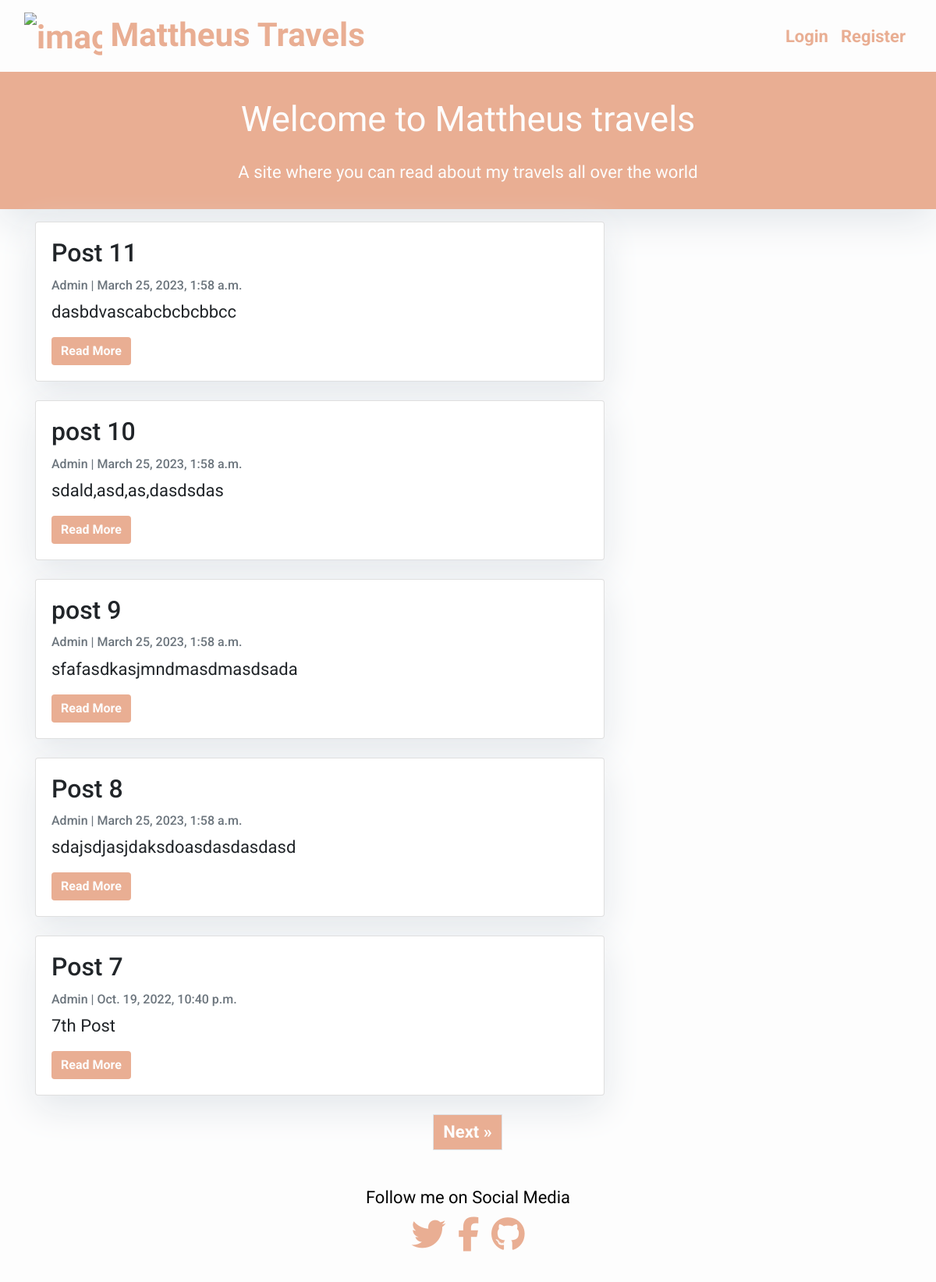
The page / on the database its author committed.
### blog/models.py (models this page shows, shortened)
class Post(models.Model):
    title = models.CharField(max_length=200, unique=True)
    slug = models.SlugField(max_length=200, unique=True)
    author = models.ForeignKey(User, on_delete=models.CASCADE, related_name='blog_posts')
    updated_on = models.DateTimeField(auto_now=True)
    content = models.TextField()
    created_on = models.DateTimeField(auto_now_add=True)
    status = models.IntegerField(choices=STATUS, default=0)
    class Meta:
        ordering = ['-created_on']

### blog/views.py (the view)
# urls.py: path('', views.PostList.as_view(), name='home'),
class PostList(generic.ListView):
    queryset = Post.objects.filter(status=1).order_by('-created_on')
    template_name = 'index.html'

### templates/index.html (shortened to what this page needs)
{% extends "base.html" %}
{% load static %}
{% load crispy_forms_tags %}
{% block content %}
<header class="masthead">
    <div class="container-masthead">
        <div class="row">
            <div class=" col-md-8 col-md-10 mx-auto">
                <div class="site-heading">
                    <h3 class="heading-text my-4 mt-3"> Welcome to Mattheus travels</h3>
                    <p class="heading-text-alt">A site where you can read about my travels all over the world</p>
                </div>
            </div>
        </div>
    </div>
</header>
<div class="container">
    <div class="row">
        <div class="col-md-8 mt-3 left">
            {% for post in post_list %}
            <div class="card mb-4">
                <div class="card-body">
                    <h2 class="card-title">{{ post.title }}</h2>
                    <p class="card-text text-muted h6">{{ post.author }} | {{ post.created_on}} </p>
                    <p class="card-text">{{post.content|slice:":200" }}</p>
                    <a href="{% url 'post_detail' post.slug  %}" class="btn btn-primary">Read More</a>
                </div>
            </div>
            {% endfor %}
        </div>
    </div>
</div>
{% if is_paginated %}
  <ul class="pagination justify-content-center">
    {% if page_obj.has_next %}
    <li><a href="?page={{ page_obj.next_page_number }}" class="page-link"> Next &raquo;</a></li>
    {% endif %}
  </ul>
{% endif %}
{%endblock%}

### static/css/style.css (style rules this page uses)
body { font-family: "Roboto", sans-serif; font-size: 22px; background-color: #fdfdfd; min-height: 100vh; }
.heading-text { color: #fdfdfd; font-size: 45px; text-align: center; font-family: "Alkatra"; }
.heading-text-alt { text-align: center; color: #fdfdfd; font-family: "Alkatra"; font-size: 22px; }
li { color: #040404; font-weight: bold; }
a { color: #E9AE93; }
.btn-primary { color: #fdfdfd; background-color: #E9AE93; text-decoration: none; font-weight: bold; border: none; }
.masthead { background-color: #E9AE93; box-shadow: 0 16px 48px #E3E7EB; height: auto; padding-bottom: 15px; padding-top: 10px; }
.page-link { color: #fdfdfd; background-color: #E9AE93; text-decoration: none; font-weight: bold; }
.card { box-shadow: 0 16px 48px #E3E7EB; }

### rows shown on the page
Post: title "Post 11", author "Admin", created_on "March 25, 2023, 1:58 a.m.", content "dasbdvascabcbcbcbbcc"
Post: title "post 10", author "Admin", created_on "March 25, 2023, 1:58 a.m.", content "sdald,asd,as,dasdsdas"
Post: title "post 9", author "Admin", created_on "March 25, 2023, 1:58 a.m.", content "sfafasdkasjmndmasdmasdsada"
Post: title "Post 8", author "Admin", created_on "March 25, 2023, 1:58 a.m.", content "sdajsdjasjdaksdoasdasdasdasd"
Post: title "Post 7", author "Admin", created_on "Oct. 19, 2022, 10:40 p.m.", content "7th Post"
